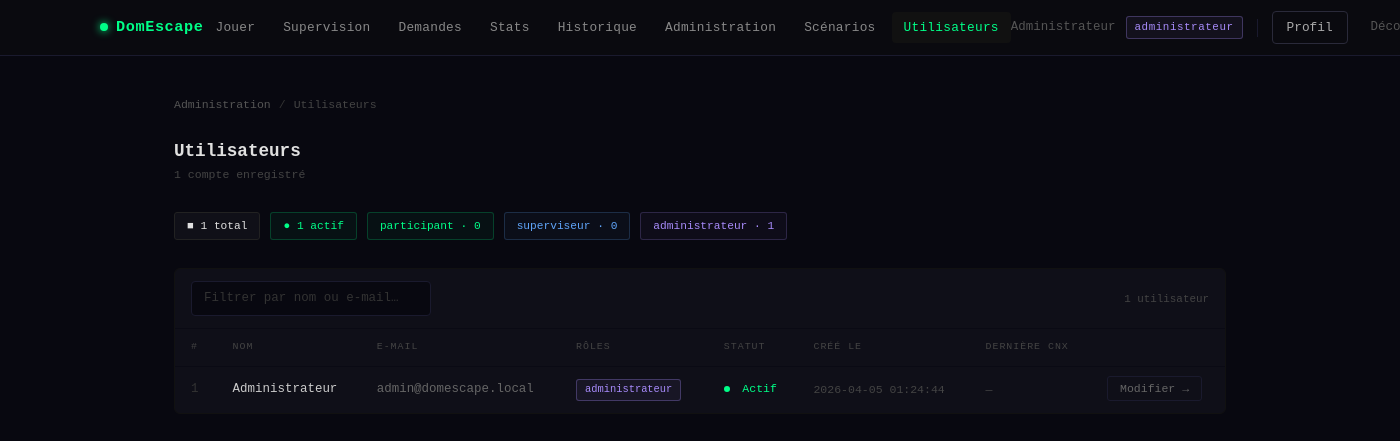
The app's page /admin/utilisateurs.php (signed in) with its own data.
### tables this page shows
CREATE TABLE utilisateur (
    id                 INT UNSIGNED AUTO_INCREMENT PRIMARY KEY,
    nom                VARCHAR(100) NOT NULL,
    email              VARCHAR(255) NOT NULL UNIQUE,
    mot_de_passe       VARCHAR(255) NOT NULL,    
    actif              TINYINT(1)   NOT NULL DEFAULT 1,
    cree_le            DATETIME     NOT NULL DEFAULT CURRENT_TIMESTAMP,
    derniere_connexion DATETIME     NULL
);

### core/Auth.php (called while the page is built, shortened)
<?php
require_once __DIR__ . '/../config/database.php';
require_once __DIR__ . '/UserRepository.php';
class Auth
{
    public static function check(): bool
    {
        return isset($_SESSION['user_id']);
    }
    public static function user(): ?array
    {
        return [
            'id'    => $_SESSION['user_id'],
            'nom'   => $_SESSION['user_nom'],
            'email' => $_SESSION['user_email'],
        ];
    }
    public static function roles(): array
    {
        return $_SESSION['user_roles'] ?? [];
    }
    public static function buildHierarchy(array $assignedRoles): array
    {
        $all = $assignedRoles;
        foreach ($assignedRoles as $role) {
            if (isset(ROLE_HIERARCHY[$role])) {
                foreach (ROLE_HIERARCHY[$role] as $inherited) {
                    if (!in_array($inherited, $all, true)) {
                        $all[] = $inherited;
                    }
                }
            }
        }
        return $all;
    }
}

### core/UserRepository.php (called while the page is built, shortened)
<?php
require_once __DIR__ . '/../config/database.php';
class UserRepository
{
    private PDO $db;
    public function __construct()
    {
        $this->db = getDB();
    }
    public function listAll(): array
    {
        $stmt = $this->db->query(
            'SELECT u.id, u.nom, u.email, u.actif, u.cree_le, u.derniere_connexion,
                    GROUP_CONCAT(r.nom ORDER BY r.nom SEPARATOR \',\') AS roles
             FROM utilisateur u
             LEFT JOIN utilisateur_role ur ON ur.id_utilisateur = u.id
             LEFT JOIN role r ON r.id = ur.id_role
             GROUP BY u.id
             ORDER BY u.cree_le DESC'
        );
        return $stmt->fetchAll();
    }
}

### config/database.php (called while the page is built, shortened)
<?php
function getDB(): PDO
{
    static $pdo = null;
    if ($pdo === null) {
        try {
            $dsn = sprintf(
                'mysql:host=%s;dbname=%s;charset=%s',
                DB_HOST, DB_NAME, DB_CHARSET
            );
            $pdo = new PDO($dsn, DB_USER, DB_PASS, [
                PDO::ATTR_ERRMODE            => PDO::ERRMODE_EXCEPTION,
                PDO::ATTR_DEFAULT_FETCH_MODE => PDO::FETCH_ASSOC,
                PDO::ATTR_EMULATE_PREPARES   => false,
            ]);
        } catch (PDOException $e) {
            _renderDbError();
        }
    }
    return $pdo;
}

### admin/utilisateurs.php (the view, shortened to what this page needs)
<?php
require_once __DIR__ . '/../core/UserRepository.php';
$repo  = new UserRepository();
$users = $repo->listAll();
$countByRole = ['participant' => 0, 'superviseur' => 0, 'administrateur' => 0];
$countActive = 0;
foreach ($users as $u) {
    if ($u['actif']) $countActive++;
    if ($u['roles']) {
        foreach (explode(',', $u['roles']) as $r) {
            $r = trim($r);
            if (isset($countByRole[$r])) $countByRole[$r]++;
        }
    }
}
?>
<!DOCTYPE html>
<html lang="fr">
<head>
  <link href="/domescape/assets/vendor/bootstrap.min.css" rel="stylesheet">
</head>
<body>
<?php require_once __DIR__ . '/../partials/nav.php'; ?>
<div class="page-wrap">
  <div class="breadcrumb-row">
    <a href="/domescape/admin/dashboard.php">Administration</a>
    <span class="breadcrumb-sep">/</span>
    <span>Utilisateurs</span>
  </div>
  <div class="page-head">
    <div>
      <h1>Utilisateurs</h1>
      <p><?= count($users) ?> compte<?= count($users) !== 1 ? 's' : '' ?> enregistré<?= count($users) !== 1 ? 's' : '' ?></p>
    </div>
  </div>
  <div class="summary-chips">
    <span class="chip chip-total">&#9632; <?= count($users) ?> total</span>
    <span class="chip chip-active">● <?= $countActive ?> actif<?= $countActive > 1 ? 's' : '' ?></span>
    <span class="chip chip-participant">participant · <?= $countByRole['participant'] ?></span>
    <span class="chip chip-superv">superviseur · <?= $countByRole['superviseur'] ?></span>
    <span class="chip chip-admin">administrateur · <?= $countByRole['administrateur'] ?></span>
  </div>
  <div class="panel">
    <div class="panel-toolbar">
      <input type="text" class="search-input" id="searchInput"
             placeholder="Filtrer par nom ou e-mail…" oninput="filterTable(this.value)">
      <span style="font-size:.68rem;color:#444;" id="countLabel"><?= count($users) ?> utilisateur<?= count($users) > 1 ? 's' : '' ?></span>
    </div>
    <div style="overflow-x:auto;">
    <table id="usersTable">
      <thead>
        <tr>
          <th>#</th>
          <th>Nom</th>
          <th>E-mail</th>
          <th>Rôles</th>
          <th>Statut</th>
          <th>Créé le</th>
          <th>Dernière cnx</th>
          <th></th>
        </tr>
      </thead>
      <tbody>
        <?php foreach ($users as $u): ?>
          <?php $roleList = $u['roles'] ? explode(',', $u['roles']) : []; ?>
          <tr data-search="<?= strtolower(htmlspecialchars($u['nom'] . ' ' . $u['email'], ENT_QUOTES, 'UTF-8')) ?>">
            <td style="color:#333;"><?= (int)$u['id'] ?></td>
            <td style="color:#ccc;font-weight:500;"><?= htmlspecialchars($u['nom'], ENT_QUOTES, 'UTF-8') ?></td>
            <td style="color:#666;"><?= htmlspecialchars($u['email'], ENT_QUOTES, 'UTF-8') ?></td>
            <td>
              <?php if (empty($roleList)): ?>
                <span style="color:#333;font-size:.68rem;">—</span>
              <?php else: ?>
                <?php foreach ($roleList as $r): $r = trim($r); ?>
                  <span class="badge-role badge-<?= htmlspecialchars($r, ENT_QUOTES, 'UTF-8') ?>">
                    <?= htmlspecialchars($r, ENT_QUOTES, 'UTF-8') ?>
                  </span>
                <?php endforeach; ?>
              <?php endif; ?>
            </td>
            <td>
              <span class="status-dot" style="background:<?= $u['actif'] ? '#00ff88' : '#ff4444' ?>;"></span>
              <span style="font-size:.72rem;color:<?= $u['actif'] ? '#00ff88' : '#ff4444' ?>;">
                <?= $u['actif'] ? 'Actif' : 'Désactivé' ?>
              </span>
            </td>
            <td style="color:#444;font-size:.72rem;"><?= htmlspecialchars($u['cree_le'], ENT_QUOTES, 'UTF-8') ?></td>
            <td style="color:#444;font-size:.72rem;">
              <?= $u['derniere_connexion'] ? htmlspecialchars($u['derniere_connexion'], ENT_QUOTES, 'UTF-8') : '—' ?>
            </td>
            <td>
              <a href="/domescape/admin/utilisateur_edit.php?id=<?= (int)$u['id'] ?>" class="btn-edit">Modifier →</a>
            </td>
          </tr>
        <?php endforeach; ?>
      </tbody>
    </table>
    </div>
  </div>
</div>
</body>
</html>

### partials/nav.php (shortened to what this page needs)
<?php
$_nav_user    = Auth::user();
$_nav_roles   = Auth::buildHierarchy(Auth::roles());
$_nav_isAdmin = in_array(ROLE_ADMINISTRATEUR, $_nav_roles, true);
$_nav_isSuperv= in_array(ROLE_SUPERVISEUR,    $_nav_roles, true);
$_nav_uri     = $_SERVER['REQUEST_URI'] ?? '';
function nav_active(string $path): string {
    global $_nav_uri;
    return (strpos($_nav_uri, $path) !== false) ? 'nav-active' : '';
}
?>
<nav class="dn-nav">
  <div class="dn-nav-inner">
    <a href="/domescape/public/<?= $_nav_user ? 'tableau-de-bord.php' : 'connexion.php' ?>" class="dn-brand">
      <span class="dn-brand-dot"></span>DomEscape
    </a>
    <div class="dn-links">
      <?php if ($_nav_user): ?>
        <a href="/domescape/public/index.php"
           class="<?= nav_active('index.php') ?>">Jouer</a>
        <?php if ($_nav_isSuperv): ?>
          <a href="/domescape/public/gamemaster.php"
             class="<?= nav_active('gamemaster.php') ?>">Supervision</a>
          <a href="/domescape/public/demandes.php"
             class="<?= nav_active('demandes.php') ?>">Demandes</a>
          <a href="/domescape/public/stats.php"
             class="<?= nav_active('stats.php') ?>">Stats</a>
          <a href="/domescape/public/historique.php"
             class="<?= nav_active('historique.php') ?>">Historique</a>
        <?php endif; ?>
        <?php if ($_nav_isAdmin): ?>
          <a href="/domescape/admin/dashboard.php"
             class="<?= nav_active('admin/dashboard') ?>">Administration</a>
          <a href="/domescape/admin/scenarios.php"
             class="<?= nav_active('scenarios') ?>">Scénarios</a>
          <a href="/domescape/admin/utilisateurs.php"
             class="<?= nav_active('utilisateurs') ?>">Utilisateurs</a>
        <?php endif; ?>
      <?php endif; ?>
    </div>
    <div class="dn-right">
      <?php if ($_nav_user): ?>
        <span class="dn-username"><?= htmlspecialchars($_nav_user['nom'], ENT_QUOTES, 'UTF-8') ?></span>
        <?php
        $primaryRole = Auth::roles()[0] ?? null;
        if ($primaryRole): ?>
          <span class="dn-role dn-role-<?= htmlspecialchars($primaryRole, ENT_QUOTES, 'UTF-8') ?>">
            <?= htmlspecialchars($primaryRole, ENT_QUOTES, 'UTF-8') ?>
          </span>
        <?php endif; ?>
        <a href="/domescape/public/profil.php"
           class="dn-btn-login <?= nav_active('profil.php') ?>">Profil</a>
        <a href="/domescape/public/deconnexion.php" class="dn-btn-logout">Déconnexion</a>
      <?php else: ?>
        <a href="/domescape/public/connexion.php" class="dn-btn-login">Connexion</a>
        <a href="/domescape/public/inscription.php" class="dn-btn-register">Créer un compte →</a>
      <?php endif; ?>
    </div>
  </div>
</nav>

### admin/utilisateurs.php (style rules this page uses)
body { background: #080810; color: #e0e0e0; font-family: 'Courier New', monospace; min-height: 100vh; }
a { color: #00ff88; }
.page-wrap { max-width: 1100px; margin: 0 auto; padding: 40px 24px 80px; }
.breadcrumb-row { display: flex; align-items: center; gap: 8px; font-size: .72rem; color: #444; margin-bottom: 28px; }
.breadcrumb-row a { color: #555; text-decoration: none; }
.breadcrumb-sep { color: #333; }
.page-head { display: flex; justify-content: space-between; align-items: flex-start; margin-bottom: 28px; }
.page-head h1 { font-size: 1.1rem; font-weight: 700; margin: 0; }
.page-head p { font-size: .72rem; color: #444; margin: 4px 0 0; }
.summary-chips { display: flex; gap: 10px; flex-wrap: wrap; margin-bottom: 28px; }
.chip { display: inline-flex; align-items: center; gap: 6px; padding: 5px 12px; border-radius: 3px; font-size: .7rem; border: 1px solid; }
.chip-total { color: #e0e0e0; border-color: #222; background: rgba(255,255,255,.03); }
.chip-active { color: #00ff88; border-color: rgba(0,255,136,.2); background: rgba(0,255,136,.04); }
.chip-participant { color: #00ff88; border-color: rgba(0,255,136,.2); background: rgba(0,255,136,.04); }
.chip-superv { color: #60a5fa; border-color: rgba(96,165,250,.2); background: rgba(96,165,250,.04); }
.chip-admin { color: #a78bfa; border-color: rgba(167,139,250,.2); background: rgba(167,139,250,.04); }
.panel { background: #0f0f18; border: 1px solid #111; border-radius: 6px; overflow: hidden; }
.panel-toolbar { display: flex; align-items: center; justify-content: space-between; padding: 12px 16px; border-bottom: 1px solid #0a0a14; gap: 12px; }
.search-input { background: #080810; border: 1px solid #1a1a2e; color: #e0e0e0; font-family: 'Courier New', monospace; font-size: .78rem; padding: 7px 12px; border-radius: 4px; outline: none; width: 240px; transition: border-color .15s; }
.search-input::placeholder { color: #333; }
table { width: 100%; border-collapse: collapse; font-size: .78rem; }
th { font-size: .62rem; letter-spacing: .1em; color: #444; text-transform: uppercase; padding: 11px 16px; text-align: left; font-weight: normal; border-bottom: 1px solid #0a0a14; }
td { padding: 12px 16px; border-bottom: 1px solid #0a0a14; vertical-align: middle; }
tbody tr:last-child td { border-bottom: none; }
.badge-role { display: inline-block; padding: 2px 8px; border-radius: 3px; font-size: .65rem; border: 1px solid; margin-right: 3px; }
.badge-administrateur { color: #a78bfa; border-color: rgba(167,139,250,.3); background: rgba(167,139,250,.06); }
.status-dot { display: inline-block; width: 6px; height: 6px; border-radius: 50%; margin-right: 5px; vertical-align: middle; }
.btn-edit { background: transparent; border: 1px solid #1a1a2e; color: #666; padding: 5px 12px; border-radius: 3px; font-size: .72rem; text-decoration: none; font-family: 'Courier New', monospace; transition: border-color .15s, color .15s; white-space: nowrap; }

### records on screen
utilisateur: nom "Administrateur", id "1", email "admin@domescape.local", r "administrateur", actif 1 (drawn), cree_le "2026-04-05 01:24:44"

### other values on screen
$primaryRole "administrateur"
count($users) "1"
$countActive "1"
$countByRole['participant'] "0"
$countByRole['superviseur'] "0"
$countByRole['administrateur'] "1"
